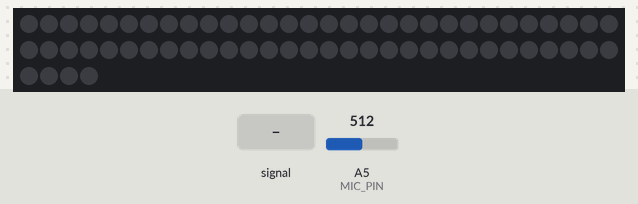
A sketch run on a simulated Arduino Uno, built with avr-gcc and run on an emulated ATmega328P. Parts: 64 RGB LEDs in strip order, left to right, continuing on the next row. The test bench sets the inputs (shaded band); at power-on: A5 (MIC_PIN) = 512. Dim RGB values are drawn brighter than linear; random numbers use the default seed unless the sketch sets one.

Above: at 1.2 s.
1.3 s: A5 (MIC_PIN) fed a 200 Hz sine of ±255 counts around its level
At 1.45 s:
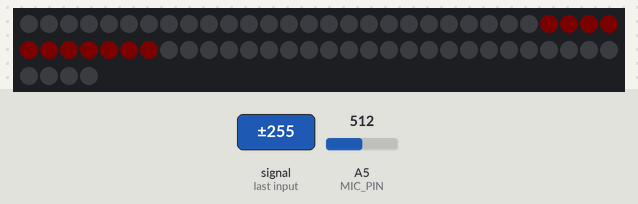
3.7 s: A5 (MIC_PIN) set to 716
At 4.17 s:
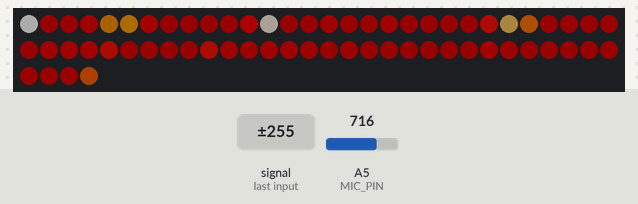
6.7 s: A5 (MIC_PIN) fed a 1000 Hz sine of ±255 counts around its level
At 9.2 s:
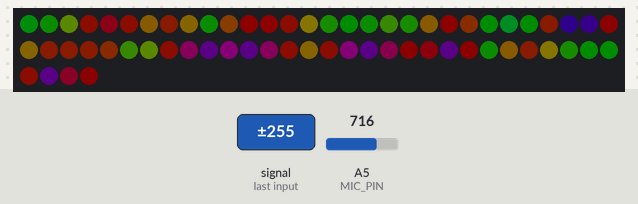
9.4 s: A5 (MIC_PIN) fed a 2 Hz sine of ±306 counts around its level
12.4 s: A5 (MIC_PIN) set to 511
At 12.53 s:
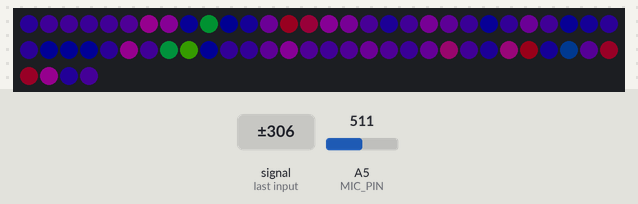
14.1 s: A5 (MIC_PIN) fed a 50 Hz sine of ±306 counts around its level
At 14.26 s:
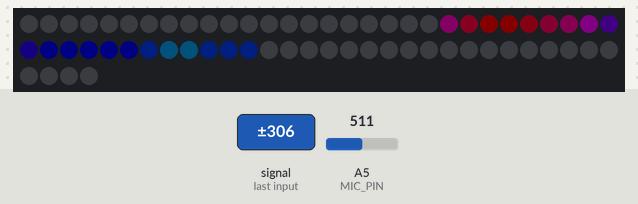
Timing chart, 0 to 17.1 s (numbered marks = the images above; inputs shaded):
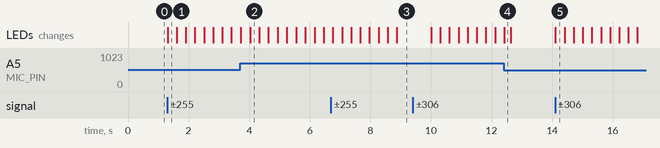

The sketch:

soundmems_noise.ino
```cpp
/* soundmems_noise
 *
 * By: Andrew Tuline
 *
 * Date: February, 2017
 *
 * Another sound reactive routine that works with Perlin noise.
 *
 * Again, I'm using the Sparkfun INMP401 microphone.
 *
 */

#include "FastLED.h"                                          // FastLED library.

#if FASTLED_VERSION < 3001000
#error "Requires FastLED 3.1 or later; check github for latest code."
#endif

// Fixed definitions cannot change on the fly.
#define LED_DT 12                                             // Data pin to connect to the strip.
#define LED_CK 11
#define COLOR_ORDER GRB                                       // It's GRB for WS2812B and BGR for APA102
#define LED_TYPE APA102                                       // What kind of strip are you using (WS2801, WS2812B or APA102)?
#define NUM_LEDS 64                                           // Number of LED's.

struct CRGB leds[NUM_LEDS];                                   // Initialize our LED array.

CRGBPalette16 currentPalette(OceanColors_p);
CRGBPalette16 targetPalette(LavaColors_p);
TBlendType    currentBlending;                                // NOBLEND or LINEARBLEND


#define MIC_PIN    5                                          // Analog port for microphone
#define DC_OFFSET  0                                          // DC offset in mic signal - if unusure, leave 0

int max_bright = 192;

// Samples
#define NSAMPLES 64
unsigned int samplearray[NSAMPLES];
unsigned int samplesum = 0;
unsigned int sampleavg = 0;
unsigned int samplecount = 0;
unsigned int sample = 0;


static int16_t xdist;                                          // A random number for our noise generator.
static int16_t ydist;
uint16_t xscale = 30;                                         // Wouldn't recommend changing this on the fly, or the animation will be really blocky.
uint16_t yscale = 30;                                         // Wouldn't recommend changing this on the fly, or the animation will be really blocky.
uint8_t maxChanges = 24;                                      // Value for blending between palettes.


void setup() {

  analogReference(EXTERNAL);                                  // 3.3V reference for analog input.

  for (int i=0; i<NSAMPLES; i++) samplearray[i]=0;

  Serial.begin(57600);

//  LEDS.addLeds<LED_TYPE, LED_DT, COLOR_ORDER>(leds, NUM_LEDS);      // Use this for WS2812B
  LEDS.addLeds<LED_TYPE, LED_DT, LED_CK, COLOR_ORDER>(leds, NUM_LEDS);  // Use this for WS2801 or APA102

  FastLED.setBrightness(max_bright);
  set_max_power_in_volts_and_milliamps(5, 500);

} // setup()


void loop() {

  EVERY_N_MILLISECONDS(10) {
    uint8_t maxChanges = 24;
    nblendPaletteTowardPalette(currentPalette, targetPalette, maxChanges);   // AWESOME palette blending capability.
    fillnoise8();                                             // Update the LED array with noise based on sound input
    fadeToBlackBy(leds, NUM_LEDS, 1);                         // 8 bit, 1 = slow, 255 = fast
    sndwave();                                                // Move the pixels to the left/right.
  }

  EVERY_N_SECONDS(5) {                                        // Change the target palette to a random one every 5 seconds.
    targetPalette = CRGBPalette16(CHSV(random8(), 255, random8(128,255)), CHSV(random8(), 255, random8(128,255)), CHSV(random8(), 192, random8(128,255)), CHSV(random8(), 255, random8(128,255)));
  }


  soundmems();                                                // Sample the sound.

  FastLED.show();                                             // Display everything.

} // loop()


void soundmems() {                                            // Rolling average counter - means we don't have to go through an array each time.

  int tmp = analogRead(MIC_PIN) - 512;
  sample = abs(tmp);

  samplesum += sample - samplearray[samplecount];             // Add the new sample and remove the oldest sample in the array
  sampleavg = samplesum / NSAMPLES;                           // Get an average
  samplearray[samplecount] = sample;                          // Update oldest sample in the array with new sample
  samplecount = (samplecount + 1) % NSAMPLES;                 // Update the counter for the array

}


void fillnoise8() {                                           // Add Perlin noise with modifiers from the soundmems routine.

  if (sampleavg >NUM_LEDS) sampleavg = NUM_LEDS;


  for (int i= (NUM_LEDS-sampleavg)/2; i<(NUM_LEDS+sampleavg)/2; i++) {          // The louder the sound, the wider the soundbar.

    uint8_t index = inoise8(i*sampleavg+xdist, ydist+i*sampleavg);               // Get a value from the noise function. I'm using both x and y axis.
//      uint8_t index = inoise8(i*xscale, dist+i*yscale) % 255;                 // Get a value from the noise function. I'm using both x and y axis.


    leds[i] = ColorFromPalette(currentPalette, index, sampleavg, LINEARBLEND);  // With that value, look up the 8 bit colour palette value and assign it to the current LED.
  }

  xdist=xdist+beatsin8(5,0,3);
  ydist=ydist+beatsin8(4,0,3);


} // fillnoise8()


void sndwave() {                                              // Shifting pixels from the center to the left and right.

  for (int i = NUM_LEDS - 1; i > NUM_LEDS/2; i--) {           // Move to the right , and let the fade do the rest.
    leds[i] = leds[i - 1];
  }

  for (int i = 0; i < NUM_LEDS/2; i++) {                      // Move to the left, and let the fade to the rest.
    leds[i] = leds[i + 1];
  }

} // sndwave()
```

Measured:
- after the input at 1.3 s, the LEDs: change at once (image 1)
- after the input at 14.1 s, the LEDs: change at once (image 5)
